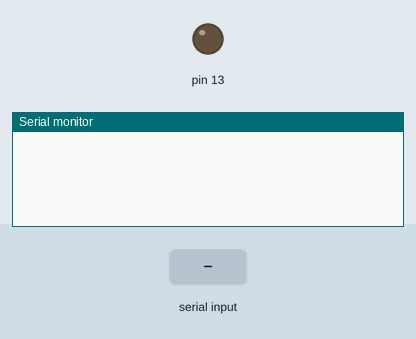
Recording of a sketch running on a simulated Arduino Uno, built with avr-gcc and run on an emulated ATmega328P. Shown: output pins drawn as LEDs (lit = HIGH), the last lines printed to the serial monitor. The test bench sets the inputs (shaded band).

Above: at 1.7 s.
1.8 s: "bauds=115200\n" received over Serial
At 2.4 s:
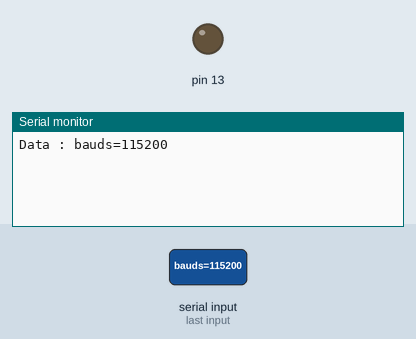
3.3 s: "1\n" received over Serial
At 4.4 s:
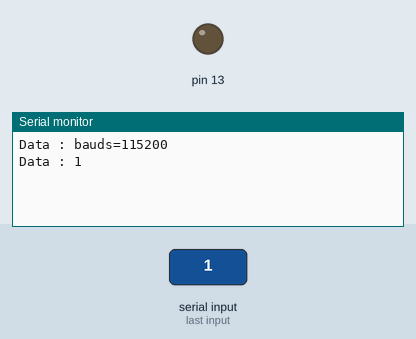

Measured:
- after the input at 1.8 s, the serial monitor: prints a new line at once (image 1)
- after the input at 3.3 s, the serial monitor: prints a new line at once (image 2)

The sketch:

nextion13nop.ino
```cpp
#include <Nextion.h>  // Include the nextion library (the official one) https://github.com/itead/ITEADLIB_Arduino_Nextion
                      // Make sure you edit the NexConfig.h file on the library folder to set the correct serial port for the display.
                      // By default it's set to Serial1, which most arduino boards don't have.
                      // Change "#define nexSerial Serial1" to "#define nexSerial Serial" if you are using arduino uno, nano, etc.
#include <SoftwareSerial.h>

const byte rxpin = 2;
const byte txpin = 3;
SoftwareSerial mySerial(rxpin,txpin);

int variable1 = 0;  // Create a variable to have a counter going up by one on each cycle
int counter = 0;  // Create a variable to have a counter for the + and - buttons
int CurrentPage = 0;  // Create a variable to store which page is currently loaded
int CURRENT_VEHICLE = 1;
int MAX_VEHICLE = 4;

struct DATA {
  String g_speed;
  String v_speed;
  String alt;
  String yaw;
};

struct DATA VEHICLE_DATA[4];


// Declare objects that we are going to read from the display. This includes buttons, sliders, text boxes, etc:
// Format: <type of object> <object name> = <type of object>(<page id>, <object id>, "<object name>");
/* * Types of objects:
 * NexButton - Button
 * NexDSButton - Dual-state Button
 * NexHotspot - Hotspot, that is like an invisible button
 * NexCheckbox - Checkbox
 * NexRadio - "Radio" checkbox, that it's exactly like the checkbox but with a rounded shape
 * NexSlider - Slider
 * NexGauge - Gauge
 * NexProgressBar - Progress Bar
 * NexText - Text box
 * NexScrolltext - Scroll text box
 * NexNumber - Number box
 * NexVariable - Variable inside the nextion display
 * NexPage - Page touch event
 * NexGpio - To use the Expansion Board add-on for Enhanced Nextion displays
 * NexRtc - To use the real time clock for Enhanced Nextion displays
 * *
 */

NexButton b1 = NexButton(0, 11, "b1");  // Button prev added
NexButton b0 = NexButton(0, 10, "b0");  // Button next added

// Declare touch event objects to the touch event list:
// You just need to add the names of the objects that send a touch event.
// Format: &<object name>,

NexTouch *nex_listen_list[] =
{
  &b1,  // Button added
  &b0,  // Button added
  NULL  // String terminated
};  // End of touch event list

void b0PushCallback(void *ptr)  // Press event for button b0
{
  Serial.println("NEXT BUTTON _ PRESSED");
  CURRENT_VEHICLE = CURRENT_VEHICLE + 1;  // Subtract 1 to the current value of the counter
  if (CURRENT_VEHICLE > 4){
    CURRENT_VEHICLE = 1;
  }
}  // End of press event

void b1PushCallback(void *ptr)  // Press event for button b0
{
  Serial.println("PREV BUTTON _ PRESSED");
  CURRENT_VEHICLE = CURRENT_VEHICLE - 1;  // Subtract 1 to the current value of the counter
  if (CURRENT_VEHICLE <= 0){
    CURRENT_VEHICLE = 4;
  }
}  // End of press event

String getValue(String data, char separator, int index)
{
  int found = 0;
  int strIndex[] = {0, -1};
  int maxIndex = data.length()-1;

  for(int i=0; i<=maxIndex && found<=index; i++){
    if(data.charAt(i)==separator || i==maxIndex){
        found++;
        strIndex[0] = strIndex[1]+1;
        strIndex[1] = (i == maxIndex) ? i+1 : i;
    }
  }

  return found>index ? data.substring(strIndex[0], strIndex[1]) : "";
}

void setup() {  // Put your setup code here, to run once:
//  Serial.setTimeout(250);
  Serial.begin(9600);
  mySerial.begin(9600);  // Start serial comunication at baud=9600


  // I am going to change the Serial baud to a faster rate.
  // The reason is that the slider have a glitch when we try to read it's value.
  // One way to solve it was to increase the speed of the serial port.
  delay(500);  // This dalay is just in case the nextion display didn't start yet, to be sure it will receive the following command.
  mySerial.print("baud=115200");  // Set new baud rate of nextion to 115200, but it's temporal. Next time nextion is power on,
                                // it will retore to default baud of 9600.
                                // To take effect, make sure to reboot the arduino (reseting arduino is not enough).
                                // If you want to change the default baud, send the command as "bauds=115200", instead of "baud=115200".
                                 // If you change the default baud, everytime the nextion is power ON is going to have that baud rate, and
                                // would not be necessery to set the baud on the setup anymore.
  mySerial.write(0xff);  // We always have to send this three lines after each command sent to nextion.
  mySerial.write(0xff);
  mySerial.write(0xff);

  mySerial.end();  // End the serial comunication of baud=9600

  mySerial.begin(115200);  // Start serial comunication at baud=115200

  // Register the event callback functions of each touch event:
  // You need to register press events and release events seperatly.
  // Format for press events: <object name>.attachPush(<object name>PushCallback);
  // Format for release events: <object name>.attachPop(<object name>PopCallback);
  b1.attachPop(b1PushCallback);  // Button press
  b0.attachPop(b0PushCallback);  // Button press

  // End of registering the event callback functions

  pinMode(13, OUTPUT);

}  // End of setup


int data_gspeed = 0;
int data_vspeed = 0;
int data_yaw = 0;
int data_alt = 0;

int BUFFER_SIZE = 1024;

void loop() {  // Put your main code here, to run repeatedly:
  while(Serial.available() == 0){}

  String read_line = Serial.readStringUntil('\n');
  Serial.print("Data : ");
  Serial.println(read_line);

  for(int i=0; i<MAX_VEHICLE; i++){
    VEHICLE_DATA[i].g_speed = getValue(read_line,';',1+(i*5));
    VEHICLE_DATA[i].v_speed = getValue(read_line,';',2+(i*5));
    VEHICLE_DATA[i].alt = getValue(read_line,';',3+(i*5));
    VEHICLE_DATA[i].yaw = getValue(read_line,';',4+(i*5));
  }

//
//  String vehicle_id = getValue(read_line,';',0);
//  String g_speed = getValue(read_line,';',1);
//  String v_speed = getValue(read_line,';',2);
//  String alt = getValue(read_line,';',3);
//  String yaw = getValue(read_line,';',4);

  mySerial.print("t9.txt=\"");
  mySerial.print(CURRENT_VEHICLE);
  mySerial.print("\"");
  mySerial.write(0xff); mySerial.write(0xff); mySerial.write(0xff);

  mySerial.print("t1.txt=\"");
  mySerial.print(VEHICLE_DATA[CURRENT_VEHICLE-1].v_speed);
  mySerial.print("\"");
  mySerial.write(0xff); mySerial.write(0xff); mySerial.write(0xff);

  mySerial.print("t4.txt=\"");
  mySerial.print(VEHICLE_DATA[CURRENT_VEHICLE-1].g_speed);
  mySerial.print("\"");
  mySerial.write(0xff); mySerial.write(0xff); mySerial.write(0xff);

  mySerial.print("t6.txt=\"");
  mySerial.print(VEHICLE_DATA[CURRENT_VEHICLE-1].alt);
  mySerial.print("\"");
  mySerial.write(0xff); mySerial.write(0xff); mySerial.write(0xff);

  mySerial.print("t2.txt=\"");
  mySerial.print(VEHICLE_DATA[CURRENT_VEHICLE-1].yaw);
  mySerial.print("\"");
  mySerial.write(0xff); mySerial.write(0xff); mySerial.write(0xff);
  nexLoop(nex_listen_list);
}  // End of loop
```
